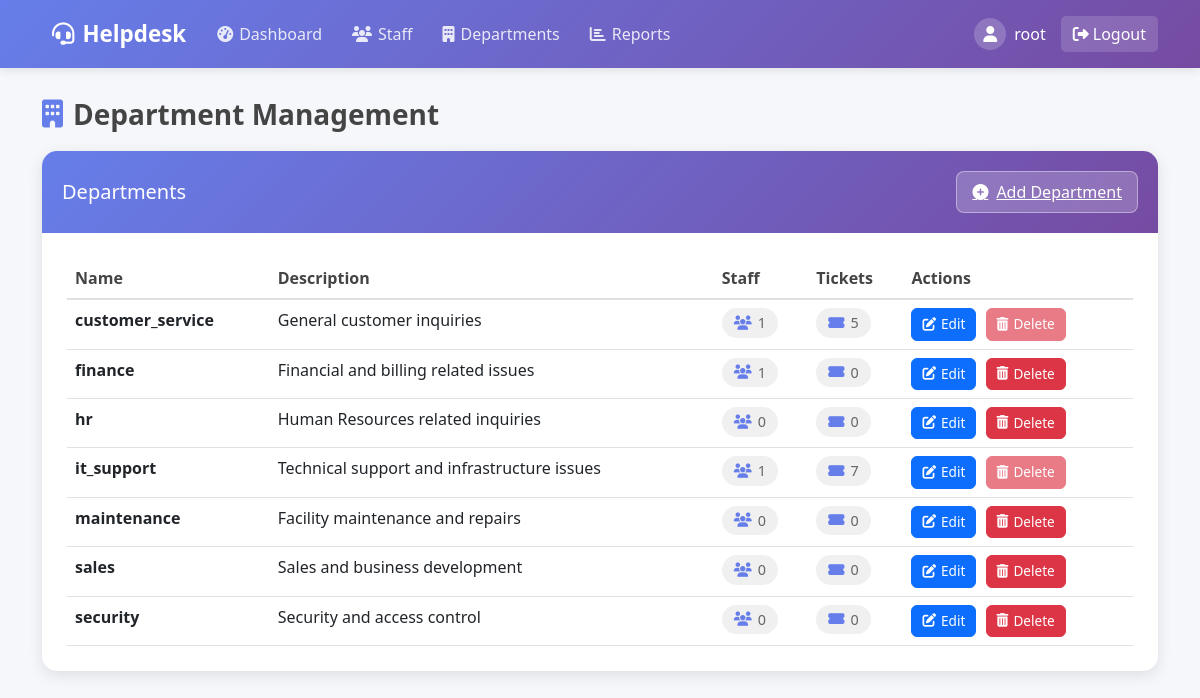
The app's page /departments/ (signed in) with its own data.
### tickets/models.py (models this page shows)
class Department(models.Model):
    name = models.CharField(max_length=100, unique=True)
    description = models.TextField(blank=True)
    staff = models.ManyToManyField(User, related_name='departments', limit_choices_to={'is_staff': True})
    created_at = models.DateTimeField(auto_now_add=True)
    def __str__(self):
        return self.name

### tickets/views.py (the view)
# urls.py: path('departments/', views.department_list, name='department_list'),
@login_required
@superuser_required
def department_list(request):
    departments = Department.objects.all().order_by('name')
    context = {
        'departments': departments,
    }
    return render(request, 'tickets/departments/department_list.html', context)

### tickets/views.py (called while the page is built)
def superuser_required(function):
    actual_decorator = user_passes_test(lambda u: u.is_superuser)
    return actual_decorator(function)

### tickets/templates/tickets/departments/department_list.html (shortened to what this page needs)
{% extends 'base.html' %}
{% block content %}
<div class="row mb-4">
    <div class="col-12">
        <h3 class="department-title">
            <i class="fas fa-building"></i>Department Management
        </h3>
        <div class="department-card">
            <div class="department-header">
                <h5 class="mb-0">Departments</h5>
                <a href="{% url 'department_create' %}" class="add-dept-btn">
                    <i class="fas fa-plus-circle"></i> Add Department
                </a>
            </div>
            <div class="department-body">
                {% if departments %}
                <div class="table-responsive">
                    <table class="table table-hover">
                        <thead>
                            <tr>
                                <th>Name</th>
                                <th>Description</th>
                                <th>Staff</th>
                                <th>Tickets</th>
                                <th>Actions</th>
                            </tr>
                        </thead>
                        <tbody>
                            {% for department in departments %}
                            <tr>
                                <td class="dept-name">{{ department }}</td>
                                <td>{{ department.description|truncatechars:50|default:"-" }}</td>
                                <td>
                                    <span class="dept-count">
                                        <i class="fas fa-users"></i>{{ department.staff.count }}
                                    </span>
                                </td>
                                <td>
                                    <span class="dept-count">
                                        <i class="fas fa-ticket-alt"></i>{{ department.tickets.count }}
                                    </span>
                                </td>
                                <td>
                                    <a href="{% url 'department_edit' department.id %}" class="btn btn-primary btn-sm action-btn">
                                        <i class="fas fa-edit"></i>Edit
                                    </a>
                                    {% if department.tickets.count == 0 %}
                                    <a href="{% url 'department_delete' department.id %}" class="btn btn-danger btn-sm action-btn">
                                        <i class="fas fa-trash-alt"></i>Delete
                                    </a>
                                    {% else %}
                                    <button type="button" class="btn btn-danger btn-sm action-btn" disabled title="Cannot delete department with tickets">
                                        <i class="fas fa-trash-alt"></i>Delete
                                    </button>
                                    {% endif %}
                                </td>
                            </tr>
                            {% endfor %}
                        </tbody>
                    </table>
                </div>
                {% else %}
                <div class="empty-state">
                    <i class="fas fa-building"></i>
                    <p>No departments found.</p>
                </div>
                {% endif %}
            </div>
        </div>
    </div>
</div>
{% endblock %}

### templates/base.html (shortened to what this page needs)
<!DOCTYPE html>
<html lang="en">
<head>
    <link href="https://cdn.jsdelivr.net/npm/bootstrap@5.3.0/dist/css/bootstrap.min.css" rel="stylesheet">
    <link rel="stylesheet" href="https://cdnjs.cloudflare.com/ajax/libs/font-awesome/6.4.0/css/all.min.css">
</head>
<body>
    <nav class="navbar navbar-expand-lg navbar-dark">
        <div class="container">
            <a class="navbar-brand" href="{% url 'dashboard' %}">
                <i class="fas fa-headset me-2"></i>Helpdesk
            </a>
            <div class="collapse navbar-collapse" id="navbarNav">
                <ul class="navbar-nav me-auto">
                    {% if user.is_staff %}
                    <li class="nav-item">
                        <a class="nav-link" href="{% url 'dashboard' %}">
                            <i class="fas fa-tachometer-alt nav-icon"></i>Dashboard
                        </a>
                    </li>
                    {% if user.is_superuser %}
                    <li class="nav-item">
                        <a class="nav-link" href="{% url 'staff_list' %}">
                            <i class="fas fa-users nav-icon"></i>Staff
                        </a>
                    </li>
                    <li class="nav-item">
                        <a class="nav-link" href="{% url 'department_list' %}">
                            <i class="fas fa-building nav-icon"></i>Departments
                        </a>
                    </li>
                    <li class="nav-item">
                        <a class="nav-link" href="{% url 'ticket_report' %}">
                            <i class="fas fa-chart-bar nav-icon"></i>Reports
                        </a>
                    </li>
                    {% endif %}
                    {% endif %}
                </ul>
                <ul class="navbar-nav">
                    {% if user.is_authenticated %}
                    <li class="nav-item user-welcome">
                        <div class="user-avatar">
                            <i class="fas fa-user"></i>
                        </div>
                        <span>{{ user.username }}</span>
                    </li>
                    <li class="nav-item">
                        <form method="post" action="{% url 'accounts:logout' %}" class="d-inline">
                            <button type="submit" class="logout-btn">
                                <i class="fas fa-sign-out-alt me-1"></i>Logout
                            </button>
                        </form>
                    </li>
                    {% else %}
                    <li class="nav-item">
                        <a class="nav-link" href="{% url 'accounts:login' %}">
                            <i class="fas fa-sign-in-alt me-1"></i>Login
                        </a>
                    </li>
                    {% endif %}
                </ul>
            </div>
        </div>
    </nav>
    <div class="container">
        <div class="content">
            {% block content %}
            {% endblock %}
        </div>
    </div>
</body>
</html>

### templates/base.html (style rules this page uses)
:root { --primary-color: #667eea; --primary-dark: #5a6fd9; --secondary-color: #764ba2; --secondary-dark: #6a429c; --light-bg: #f5f7fa; --card-shadow: 0 4px 15px rgba(0, 0, 0, 0.1); }
body { background-color: var(--light-bg); font-family: 'Segoe UI', Tahoma, Geneva, Verdana, sans-serif; min-height: 100vh; padding-bottom: 40px; }
.navbar { background: linear-gradient(135deg, var(--primary-color) 0%, var(--secondary-color) 100%); box-shadow: 0 2px 10px rgba(0, 0, 0, 0.1); padding: 12px 0; margin-bottom: 30px; }
.navbar-brand { font-weight: 600; font-size: 1.4rem; padding-left: 10px; }
.navbar-dark .navbar-nav .nav-link { color: rgba(255, 255, 255, 0.85); font-weight: 500; padding: 8px 15px; border-radius: 5px; transition: all 0.3s; }
.nav-icon { margin-right: 6px; }
.user-welcome { display: flex; align-items: center; color: white; padding: 0 15px; }
.user-avatar { background-color: rgba(255, 255, 255, 0.2); width: 32px; height: 32px; border-radius: 50%; display: flex; align-items: center; justify-content: center; margin-right: 8px; }
.logout-btn { background-color: rgba(255, 255, 255, 0.15); border-radius: 5px; color: white; border: none; padding: 6px 12px; transition: all 0.3s; }

### tickets/templates/tickets/departments/department_list.html (style rules this page uses)
.department-card { border: none; border-radius: 15px; box-shadow: var(--card-shadow); overflow: hidden; margin-bottom: 25px; background-color: white; }
.department-header { background: linear-gradient(135deg, var(--primary-color) 0%, var(--secondary-color) 100%); padding: 20px; color: white; display: flex; justify-content: space-between; align-items: center; }
.department-body { padding: 25px; }
.add-dept-btn { background-color: rgba(255, 255, 255, 0.2); border: 1px solid rgba(255, 255, 255, 0.4); color: white; border-radius: 8px; padding: 8px 15px; font-weight: 500; transition: all 0.3s; display: flex; align-items: center; }
.add-dept-btn i { margin-right: 8px; }
.table { margin-bottom: 0; }
.table thead th { border-top: none; border-bottom: 2px solid #e0e0e0; font-weight: 600; color: #444; }
.action-btn { border-radius: 6px; padding: 5px 10px; font-size: 0.85rem; margin-right: 5px; display: inline-flex; align-items: center; }
.action-btn i { margin-right: 5px; }
.dept-name { font-weight: 600; color: var(--primary-color); }
.dept-count { display: inline-flex; align-items: center; justify-content: center; background-color: #f0f0f0; color: #666; border-radius: 20px; padding: 4px 12px; font-size: 0.9rem; }
.dept-count i { margin-right: 6px; color: var(--primary-color); }
.department-title { font-weight: 600; margin-bottom: 20px; color: #444; display: flex; align-items: center; }
.department-title i { margin-right: 10px; color: var(--primary-color); }

### records on screen
Department: name "customer_service", description "General customer inquiries", staff.count "1", tickets.count "5", shows "Delete"
Department: name "finance", description "Financial and billing related issues", staff.count "1", tickets.count "0", shows "Delete"
Department: name "hr", description "Human Resources related inquiries", staff.count "0", tickets.count "0", shows "Delete"
Department: name "it_support", description "Technical support and infrastructure issues", staff.count "1", tickets.count "7", shows "Delete"
Department: name "maintenance", description "Facility maintenance and repairs", staff.count "0", tickets.count "0", shows "Delete"
Department: name "sales", description "Sales and business development", staff.count "0", tickets.count "0", shows "Delete"
Department: name "security", description "Security and access control", staff.count "0", tickets.count "0", shows "Delete"

### other values on screen
{{ user.username }} "root"
